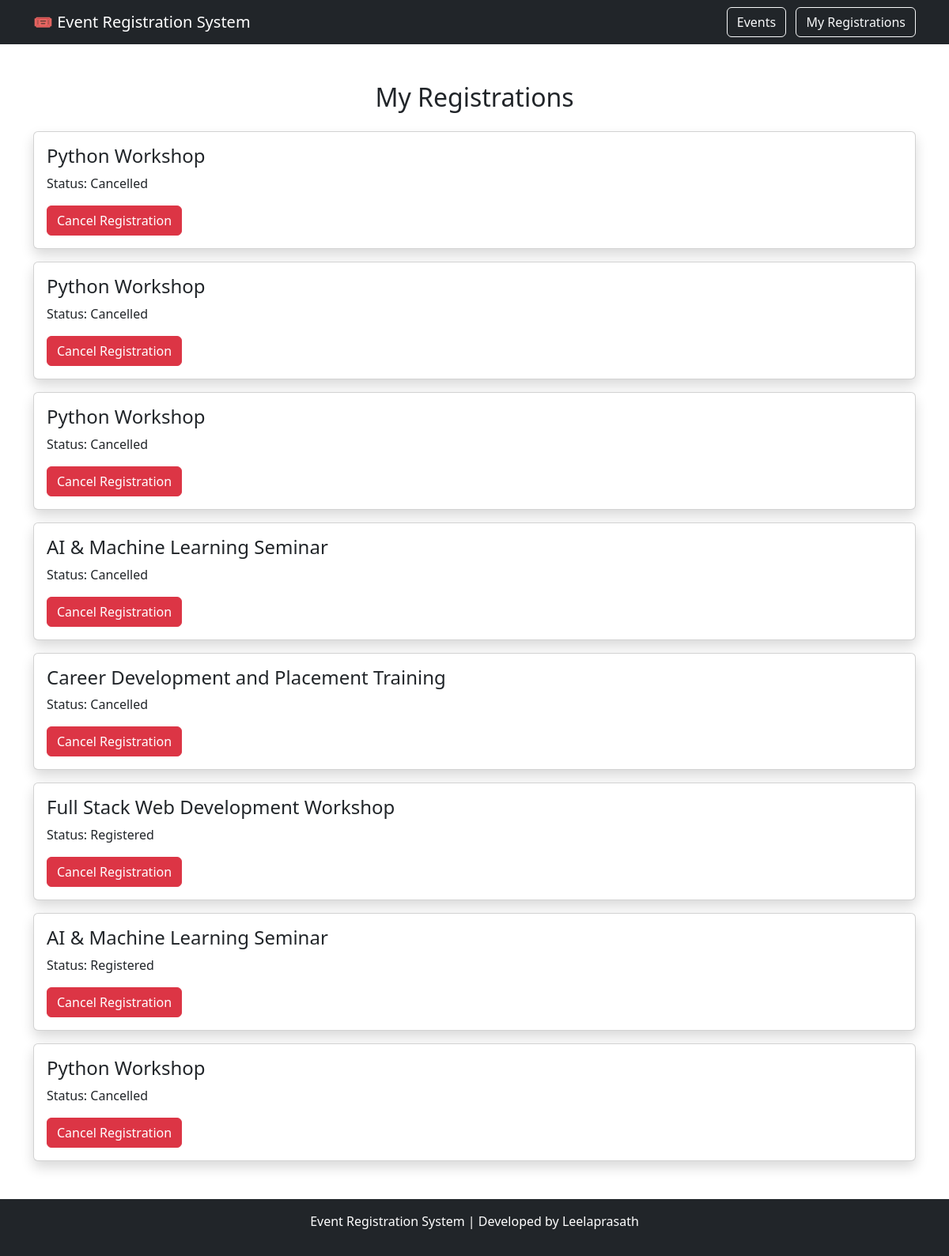
Before: /events/my-registrations/ with the older database file.
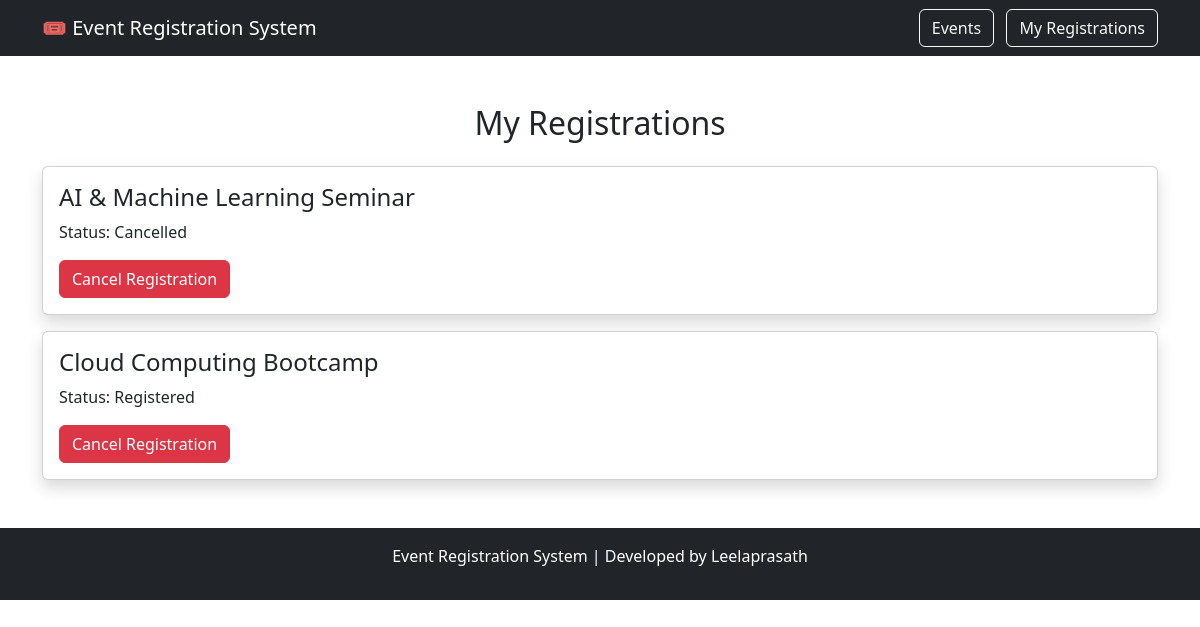
After: the same page with the newer database file.
### events/models.py (models this page shows, shortened)
class Registration(models.Model):
    STATUS_CHOICES = [
        ('Registered', 'Registered'),
        ('Cancelled', 'Cancelled'),
    ]
    user = models.ForeignKey(
        User,
        on_delete=models.CASCADE
    )
    event = models.ForeignKey(
        Event,
        on_delete=models.CASCADE
    )
    registered_at = models.DateTimeField(
        auto_now_add=True
    )
    status = models.CharField(
        max_length=20,
        choices=STATUS_CHOICES,
        default='Registered'
    )

class Event(models.Model):
    title = models.CharField(max_length=200)
    description = models.TextField()
    date = models.DateField()
    location = models.CharField(max_length=200)
    capacity = models.IntegerField()
    organizer = models.CharField(max_length=100)

### events/views.py (the view)
def my_registrations(request):
    user = User.objects.first()
    registrations = Registration.objects.filter(
        user=user
    )
    return render(
        request,
        'events/my_registrations.html',
        {
            'registrations': registrations
        }
    )

### events/templates/events/my_registrations.html (shortened to what this page needs)
<!DOCTYPE html>
<html>
<head>
    <link href="https://cdn.jsdelivr.net/npm/bootstrap@5.3.8/dist/css/bootstrap.min.css" rel="stylesheet">
</head>
<nav class="navbar navbar-expand-lg navbar-dark bg-dark">
    <div class="container">
        <a class="navbar-brand">
    🎟️ Event Registration System
</a>
        <div>
            <a
                href="/events/"
                class="btn btn-outline-light me-2"
            >
                Events
            </a>
            <a
                href="/events/my-registrations/"
                class="btn btn-outline-light"
            >
                My Registrations
            </a>
        </div>
    </div>
</nav>
<body>
<div class="container mt-5">
    <h2 class="text-center mb-4">
        My Registrations
    </h2>
    {% for registration in registrations %}
    <div class="card shadow mb-3">
        <div class="card-body">
            <h4>
                {{ registration.event.title }}
            </h4>
            <p>
                Status:
                {{ registration.status }}
            </p>
            <a
                href="/events/cancel/{{ registration.id }}/"
                class="btn btn-danger"
            >
                Cancel Registration
            </a>
        </div>
    </div>
    {% empty %}
    <div class="alert alert-warning">
        No registrations found.
    </div>
    {% endfor %}
</div>
</body>
<footer class="bg-dark text-white text-center p-3 mt-5">
    <p>
        Event Registration System |
        Developed by Leelaprasath
    </p>
</footer>
</html>

Changed rows visible on the page:
removed Registration: event "Python Workshop", status "Cancelled"
removed Registration: event "Python Workshop", status "Cancelled"
removed Registration: event "Python Workshop", status "Cancelled"
removed Registration: event "Career Development and Placement Training", status "Cancelled"
removed Registration: event "Full Stack Web Development Workshop", status "Registered"
removed Registration: event "AI & Machine Learning Seminar", status "Registered"
removed Registration: event "Python Workshop", status "Cancelled"
added Registration: event "Cloud Computing Bootcamp", status "Registered"
